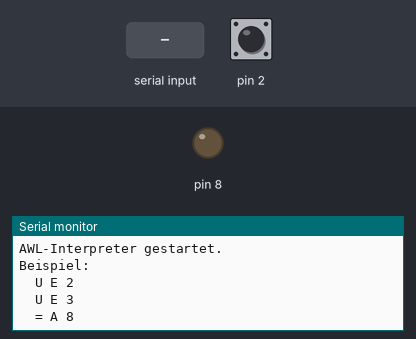
Bench run of a sketch on a simulated Arduino Uno, built with avr-gcc and run on an emulated ATmega328P. Shown: output pins drawn as LEDs (lit = HIGH), the last lines printed to the serial monitor. The inputs (shaded band) are chosen by the test bench; at power-on: pin 2 HIGH.

Above: at 1.2 s.
1.3 s: "E2\n" received over Serial
At 2.5 s:
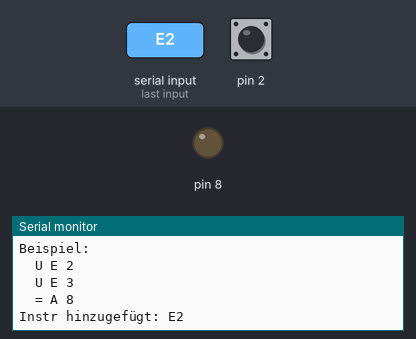
2.8 s: "A8\n" received over Serial
At 4.0 s:
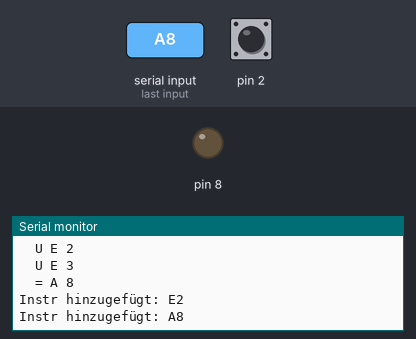
4.3 s: "UN \n" received over Serial
At 5.3 s:
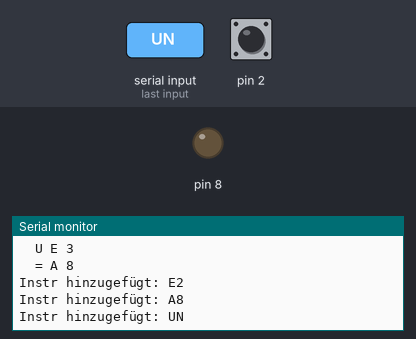

Measured:
- after the input at 1.3 s, the serial monitor: prints a new line at once (image 1)
- after the input at 2.8 s, the serial monitor: prints a new line at once (image 2)
- after the input at 4.3 s, the serial monitor: prints a new line at once (image 3)

The sketch:

ArduSps_V00_R01.ino
```cpp
// --- Minimal-AWL-Interpreter auf Arduino ---
// Syntax-Beispiel (über Serial):
// U E 0.1
// U E 0.2
// = A 0.0

#define MAX_LINES 20

struct ScriptInstr {
  char op;          // 'U' (AND), 'O' (OR), '=' (assign)
  bool negate;      // für UN, ON
  int pin;          // Arduino-Pin
  bool isInput;     // true = Eingang (E), false = Ausgang (A)
};

ScriptInstr script[MAX_LINES];
int scriptLen = 0;

void setup() {
  Serial.begin(19200);
  Serial.println("AWL-Interpreter gestartet.");
  Serial.println("Beispiel:");
  Serial.println("  U E 2");
  Serial.println("  U E 3");
  Serial.println("  = A 8");

  //Eingänge
  pinMode(2, INPUT_PULLUP);
  pinMode(3, INPUT_PULLUP);

  //Ausgang
  pinMode(8, OUTPUT);
}

void loop()
{
  // Programm über Serial einlesen
  if (Serial.available()) {
    String line = Serial.readStringUntil('\n');
    line.trim();
    if (line.length() > 0) parseLine(line);
  }

  // SPS-Zyklus
  executeProgram();
  delay(10); // Zykluszeit
}

void executeProgram()
{
  bool RLO = false; // Result of Logic Operation

  for (int n = 0; n < scriptLen; n++)
  {
    ScriptInstr ins = script[n];
    bool val = false;

    if (ins.isInput) {
      val = (digitalRead(ins.pin) == LOW); // Taster aktiv LOW
    }

    if (ins.negate)
    {
      val = !val;
    }

    switch (ins.op) {
      case 'U': // AND
      {
          if(n == 0)
          {
            RLO = val;
          }
          else
          {
            RLO = RLO && val;
          }
      }
      break;

      case 'O': // OR
       {
          if(n == 0)
          {
            RLO = val;
          }
          else
          {
            RLO = RLO || val;
          }
      }
      break;

      case '=': // assign
      {
        digitalWrite(ins.pin, RLO ? HIGH : LOW);
      }
      break;
    }
  }
  delay(10); // Zykluszeit
}

// --- Parser für AWL-Syntax ---
void parseLine(String line)
{
  ScriptInstr ins;
  ins.op = 0;
  ins.negate = false;

  line.trim();
  line.replace("  ", " ");

  if(line.startsWith("U "))
  {
    ins.op = 'U';
    ins.negate = false;
  }

  if(line.startsWith("UN "))
  {
    ins.op = 'U';
    ins.negate = true;
  }

  if(line.startsWith("O "))
  {
    ins.op = 'O';
    ins.negate = false;
  }

  if(line.startsWith("ON "))
  {
    ins.op = 'O';
    ins.negate = true;
  }

  if (line.startsWith("="))
  {
    ins.op = '=';
  }

  // Teile aufsplitten
  int space = line.indexOf(' ');
  String rest = line.substring(space + 1); //.trim();

  if (rest.startsWith("E"))
  {
    ins.isInput = true;
    ins.pin = rest.substring(1).toInt(); // z.B. "E2" → Pin 2
  }
  else if (rest.startsWith("A"))
  {
    ins.isInput = false;
    ins.pin = rest.substring(1).toInt(); // z.B. "A8" → Pin 8
  }

  if (scriptLen < 20)
  {
    script[scriptLen++] = ins;
    /*if (ins.isInput)
    {
      pinMode(ins.pin, INPUT_PULLUP);
    }
    else
    {
      pinMode(ins.pin, OUTPUT);
    }*/

    Serial.print("Instr hinzugefügt: ");
    Serial.println(line);
  }
}
```
